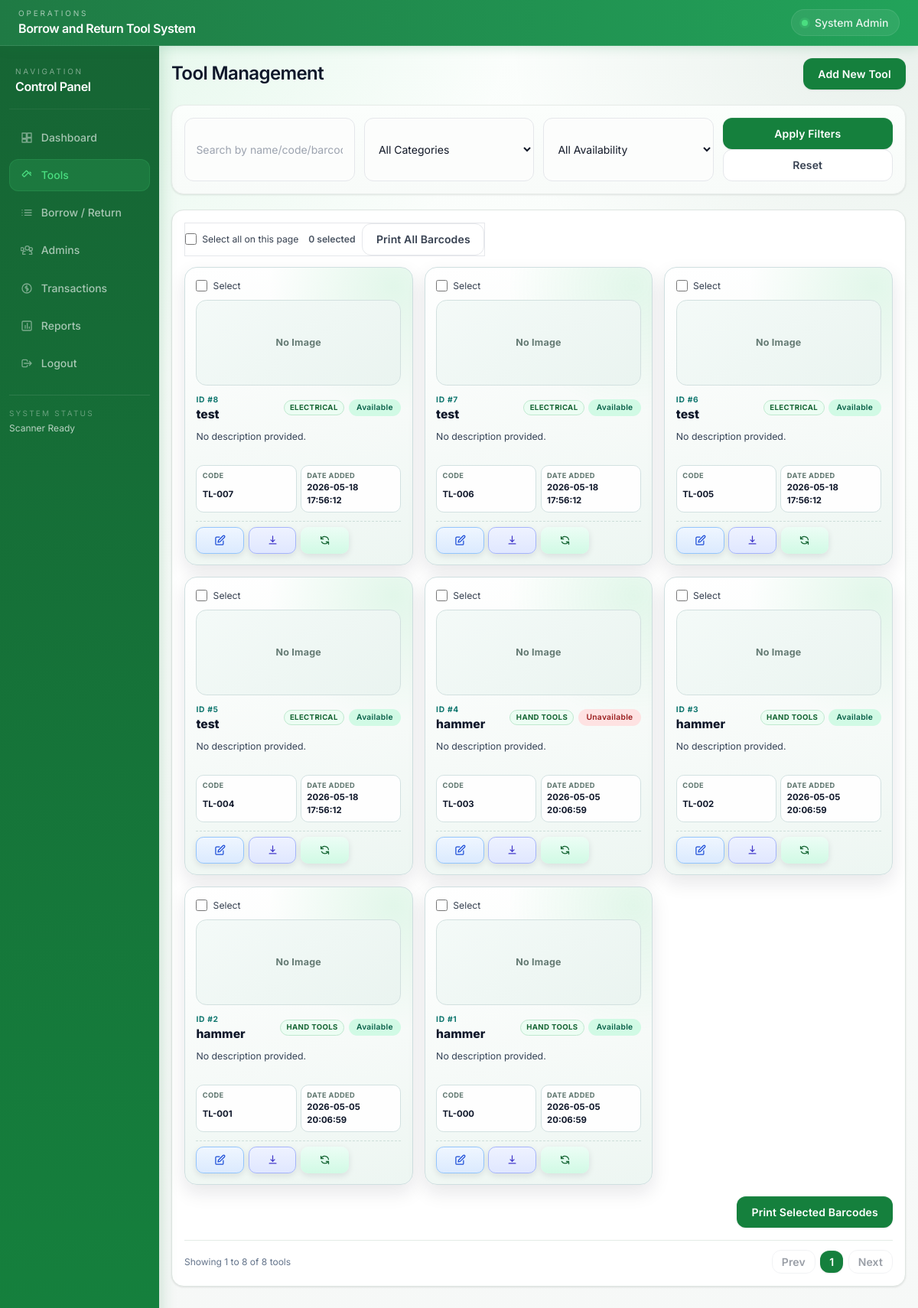
The page /tools (signed in) on the database its author committed.
### tables this page shows
CREATE TABLE tools (
            id INTEGER PRIMARY KEY AUTOINCREMENT,
            tool_name TEXT NOT NULL,
            tool_code TEXT NOT NULL UNIQUE,
            category TEXT NOT NULL,
            description TEXT,
            quantity INTEGER NOT NULL DEFAULT 0,
            available_quantity INTEGER NOT NULL DEFAULT 0,
            barcode TEXT NOT NULL UNIQUE,
            barcode_image TEXT,
            status TEXT NOT NULL DEFAULT 'Available',
            date_added TEXT NOT NULL
        , tool_image TEXT);

### app.py (the view)
@app.route("/tools")
@login_required
def tools():
    db = get_db()
    search = request.args.get("search", "").strip()
    category = request.args.get("category", "").strip()
    availability = request.args.get("availability", "").strip()
    try:
        page = max(1, int(request.args.get("page", "1")))
    except ValueError:
        page = 1
    per_page = 9
    where_sql, params = build_tool_filters(search, category, availability)
    total_items = db.execute(
        f"SELECT COUNT(*) AS total FROM tools WHERE {where_sql}",
        params,
    ).fetchone()["total"]
    total_pages = max(1, (total_items + per_page - 1) // per_page)
    page = min(page, total_pages)
    offset = (page - 1) * per_page
    query = f"""
        SELECT id, tool_name, tool_code, category, description, quantity,
               available_quantity, barcode, barcode_image, status, date_added, tool_image
        FROM tools
        WHERE {where_sql}
        ORDER BY id DESC
        LIMIT ? OFFSET ?
    """
    tool_rows = db.execute(query, [*params, per_page, offset]).fetchall()
    categories = db.execute("SELECT DISTINCT category FROM tools ORDER BY category").fetchall()
    return render_template(
        "tools.html",
        tools=tool_rows,
        categories=categories,
        category_options=CATEGORY_OPTIONS,
        search=search,
        selected_category=category,
        availability=availability,
        next_tool_code=generate_next_tool_code(db),
        page=page,
        per_page=per_page,
        total_items=total_items,
        total_pages=total_pages,
    )

### app.py (called while the page is built, shortened)
def get_db():
    if "db" not in g:
        g.db = sqlite3.connect(DATABASE_PATH)
        g.db.row_factory = sqlite3.Row
        ensure_schema(g.db)
    return g.db

def login_required(view_func):
    @wraps(view_func)
    def wrapped_view(*args, **kwargs):
        if session.get("admin_id") is None:
            flash("Please log in to continue.", "warning")
            return redirect(url_for("login"))
        return view_func(*args, **kwargs)
    return wrapped_view

def generate_next_tool_code(db):
    tool_codes = db.execute(
        "SELECT tool_code FROM tools WHERE tool_code LIKE ?",
        (f"{TOOL_CODE_PREFIX}%",),
    ).fetchall()
    max_number = -1
    for row in tool_codes:
        suffix = row["tool_code"][len(TOOL_CODE_PREFIX) :]
        if suffix.isdigit():
            max_number = max(max_number, int(suffix))
    return f"{TOOL_CODE_PREFIX}{max_number + 1:03d}"

def build_tool_filters(search, category, availability):
    where_clauses = ["1 = 1"]
    params = []
    if category:
        where_clauses.append("category = ?")
        params.append(category)
    if availability == "available":
        where_clauses.append("available_quantity > 0")
    elif availability == "unavailable":
        where_clauses.append("available_quantity <= 0")
    return " AND ".join(where_clauses), params

### templates/tools.html (shortened to what this page needs)
{% extends 'base.html' %}
{% block content %}
<div class="space-y-5">
    <div class="section-head">
        <h2 class="text-2xl font-semibold text-slate-900 tracking-tight">Tool Management</h2>
        <button type="button" id="openAddToolModal" class="btn-primary">Add New Tool</button>
    </div>
    <form method="get" class="bg-white rounded-2xl p-4 card-soft panel-subtle grid grid-cols-4 gap-3 tool-filter-grid">
        <input type="text" name="search" value="{{ search }}" class="input-field" placeholder="Search by name/code/barcode/category/status" />
        <select name="category" class="input-field">
            <option value="">All Categories</option>
        </select>
        <select name="availability" class="input-field">
            <option value="">All Availability</option>
        </select>
        <div class="tool-filter-actions">
            <button type="submit" class="btn-primary w-full">Apply Filters</button>
            <a href="{{ url_for('tools') }}" class="btn-outline w-full">Reset</a>
        </div>
    </form>
    <div class="bg-white rounded-2xl p-4 card-soft">
        {% if tools %}
        <div class="tools-toolbar">
            <label class="select-all-toggle">
                <input id="selectAllTools" type="checkbox" />
                <span>Select all on this page</span>
            </label>
            <div class="tools-toolbar-actions">
                <span id="selectedToolsCount" class="tools-selected-count">0 selected</span>
                <a href="{{ url_for('print_all_barcodes', search=search, category=selected_category, availability=availability, autoprint='1') }}" class="btn-outline">Print All Barcodes</a>
            </div>
        </div>
        <div class="tool-grid">
            {% for tool in tools %}
            <article class="tool-card">
                <label class="tool-select-box" aria-label="Select {{ tool.tool_name }}">
                    <input type="checkbox" name="tool_ids" value="{{ tool.id }}" class="tool-select-input" data-tool-name="{{ tool.tool_name }}" />
                    <span>Select</span>
                </label>
                {% if tool.tool_image %}
                <div class="tool-photo-wrap">
                    <img src="{{ url_for('static', filename='tool_images/' + tool.tool_image) }}" alt="{{ tool.tool_name }}" class="tool-photo" />
                    <span class="tool-photo-badge">Photo</span>
                </div>
                {% else %}
                <div class="tool-photo-wrap tool-photo-empty">
                    <div class="tool-photo-placeholder">No Image</div>
                </div>
                {% endif %}
                <div class="tool-card-head">
                    <div>
                        <p class="tool-card-id">ID #{{ tool.id }}</p>
                        <h3 class="tool-card-title">{{ tool.tool_name }}</h3>
                    </div>
                    <div class="tool-card-tags">
                        <span class="tool-category-chip">{{ tool.category }}</span>
                        {% if tool.available_quantity > 0 %}
                            <span class="badge tool-status-badge bg-emerald-100 text-emerald-800">Available</span>
                        {% else %}
                            <span class="badge tool-status-badge bg-red-100 text-red-800">Unavailable</span>
                        {% endif %}
                    </div>
                </div>
                <p class="tool-card-desc">{{ tool.description or 'No description provided.' }}</p>
                <div class="tool-card-meta">
                    <div class="tool-meta-item">
                        <span class="tool-meta-label">Code</span>
                        <span class="tool-meta-value">{{ tool.tool_code }}</span>
                    </div>
                    <div class="tool-meta-item">
                        <span class="tool-meta-label">Date Added</span>
                        <span class="tool-meta-value">{{ tool.date_added }}</span>
                    </div>
                </div>
                <div class="tool-card-actions">
                    <a href="{{ url_for('edit_tool', tool_id=tool.id) }}" class="btn-outline tool-action-btn tool-action-edit" data-label="Edit" aria-label="Edit tool">
                    </a>
                    {% if tool.barcode_image %}
                    <a href="{{ url_for('static', filename='barcodes/' + tool.barcode_image) }}" download class="btn-outline tool-action-btn tool-action-download" data-label="Download Barcode" aria-label="Download barcode">
                        <svg xmlns="http://www.w3.org/2000/svg" width="15" height="15" fill="none" viewBox="0 0 24 24" stroke="currentColor" stroke-width="2"><path stroke-linecap="round" stroke-linejoin="round" d="M12 3v12m0 0l4-4m-4 4l-4-4"/><path stroke-linecap="round" stroke-linejoin="round" d="M5 19h14"/></svg>
                    </a>
                    {% endif %}
                    <form method="post" action="{{ url_for('regenerate_tool_barcode', tool_id=tool.id) }}">
                        <button type="submit" class="btn-primary tool-action-btn tool-action-regenerate" data-label="Regenerate" aria-label="Regenerate barcode">
                            <svg xmlns="http://www.w3.org/2000/svg" width="15" height="15" fill="none" viewBox="0 0 24 24" stroke="currentColor" stroke-width="2"><path stroke-linecap="round" stroke-linejoin="round" d="M4 4v5h.582m15.356 2A8.001 8.001 0 004.582 9m0 0H9m11 11v-5h-.581m0 0A8.003 8.003 0 015.418 15m13.001 0H15"/></svg>
                        </button>
                    </form>
                </div>
            </article>
            {% endfor %}
        </div>
        <div class="print-selected-row">
            <button type="submit" form="printSelectedForm" id="printSelectedButton" class="btn-primary" disabled>Print Selected Barcodes</button>
        </div>
        <div class="pagination-wrap">
            <div class="text-xs text-slate-500">
                Showing {{ ((page - 1) * per_page) + 1 }}
                to {{ ((page - 1) * per_page) + (tools|length) }}
                of {{ total_items }} tools
            </div>
            <div class="pagination-controls">
                {% if page > 1 %}
                    <a class="btn-outline !py-1 !px-3" href="{{ url_for('tools', search=search, category=selected_category, availability=availability, page=page-1) }}">Prev</a>
                {% else %}
                    <span class="btn-outline !py-1 !px-3 opacity-50 pointer-events-none">Prev</span>
                {% endif %}
                {% for p in range(1, total_pages + 1) %}
                    {% if p == page %}
                        <span class="btn-primary !py-1 !px-3">{{ p }}</span>
                    {% elif p == 1 or p == total_pages or (p >= page - 1 and p <= page + 1) %}
                        <a class="btn-outline !py-1 !px-3" href="{{ url_for('tools', search=search, category=selected_category, availability=availability, page=p) }}">{{ p }}</a>
                    {% elif p == page - 2 or p == page + 2 %}
                        <span class="px-1 text-slate-400">...</span>
                    {% endif %}
                {% endfor %}
                {% if page < total_pages %}
                    <a class="btn-outline !py-1 !px-3" href="{{ url_for('tools', search=search, category=selected_category, availability=availability, page=page+1) }}">Next</a>
                {% else %}
                    <span class="btn-outline !py-1 !px-3 opacity-50 pointer-events-none">Next</span>
                {% endif %}
            </div>
        </div>
        {% else %}
        <div class="py-8 text-center text-slate-500">No tools found.</div>
        {% endif %}
    </div>
</div>
{% endblock %}

### rows shown on the page
tools: id "8", tool_name "test", category "ELECTRICAL", available_quantity "Available", description "No description provided.", tool_code "TL-007", date_added "2026-05-18 17:56:12"
tools: id "7", tool_name "test", category "ELECTRICAL", available_quantity "Available", description "No description provided.", tool_code "TL-006", date_added "2026-05-18 17:56:12"
tools: id "6", tool_name "test", category "ELECTRICAL", available_quantity "Available", description "No description provided.", tool_code "TL-005", date_added "2026-05-18 17:56:12"
tools: id "5", tool_name "test", category "ELECTRICAL", available_quantity "Available", description "No description provided.", tool_code "TL-004", date_added "2026-05-18 17:56:12"
tools: id "4", tool_name "hammer", category "HAND TOOLS", available_quantity "Unavailable", description "No description provided.", tool_code "TL-003", date_added "2026-05-05 20:06:59"
tools: id "3", tool_name "hammer", category "HAND TOOLS", available_quantity "Available", description "No description provided.", tool_code "TL-002", date_added "2026-05-05 20:06:59"
tools: id "2", tool_name "hammer", category "HAND TOOLS", available_quantity "Available", description "No description provided.", tool_code "TL-001", date_added "2026-05-05 20:06:59"
tools: id "1", tool_name "hammer", category "HAND TOOLS", available_quantity "Available", description "No description provided.", tool_code "TL-000", date_added "2026-05-05 20:06:59"

### other values the page prints
{{ session.get('admin_full_name') or session.get('admin_username') }} "System Admin"
{{ ((page - 1) * per_page) + 1 }} "1"
{{ ((page - 1) * per_page) + (tools|length) }} "8"
{{ total_items }} "8"
{{ p }} "1"
